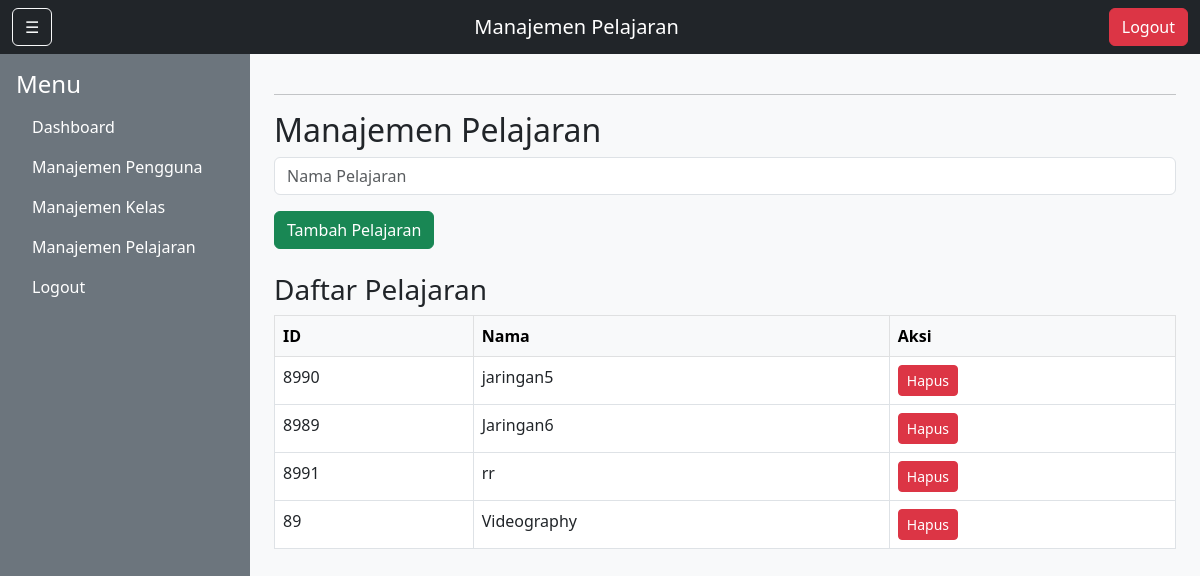
Page /admin/manage_pelajaran.php (signed in) on the committed database.
### tables this page shows
CREATE TABLE `mata_pelajaran` (
  `id` int(11) NOT NULL,
  `nama_pelajaran` varchar(50) NOT NULL
);

### admin/manage_pelajaran.php (the view, shortened to what this page needs)
<?php
include '../config/db.php';
$result_pelajaran = mysqli_query($conn, "SELECT * FROM mata_pelajaran");
?>
<!DOCTYPE html>
<html>
<head>
    <link href="https://cdn.jsdelivr.net/npm/bootstrap@5.3.0/dist/css/bootstrap.min.css" rel="stylesheet">
</head>
<body class="bg-light">
<nav class="navbar navbar-dark bg-dark">
    <div class="container-fluid">
        <button class="btn btn-outline-light me-2" id="toggleSidebarBtn">☰</button>
        <span class="navbar-brand mb-0 h1">Manajemen Pelajaran</span>
        <a href="?logout=true" class="btn btn-danger">Logout</a>
    </div>
</nav>
<div class="d-flex">
    <div id="sidebar" class="bg-secondary text-white p-3">
        <h4>Menu</h4>
        <ul class="nav flex-column">
            <li class="nav-item"><a href="dashboard.php" class="nav-link text-white">Dashboard</a></li>
            <li class="nav-item"><a href="manage_users.php" class="nav-link text-white">Manajemen Pengguna</a></li>
            <li class="nav-item"><a href="manage_kelas.php" class="nav-link text-white">Manajemen Kelas</a></li>
            <li class="nav-item"><a href="manage_pelajaran.php" class="nav-link text-white">Manajemen Pelajaran</a></li>
            <li class="nav-item"><a href="?logout=true" class="nav-link text-white">Logout</a></li>
        </ul>
    </div>
    <div class="flex-grow-1 p-4">
        <hr>
        <h2>Manajemen Pelajaran</h2>
        <form method="POST" class="mb-4">
            <div class="mb-3">
                <input type="text" name="nama_pelajaran" class="form-control" placeholder="Nama Pelajaran" required>
            </div>
            <button type="submit" name="add_pelajaran" class="btn btn-success">Tambah Pelajaran</button>
        </form>
        <h3>Daftar Pelajaran</h3>
        <table class="table table-bordered">
            <thead class="table-light">
            <tr><th>ID</th><th>Nama</th><th>Aksi</th></tr>
            </thead>
            <tbody>
            <?php mysqli_data_seek($result_pelajaran, 0); while ($row = mysqli_fetch_assoc($result_pelajaran)) { ?>
            <tr>
                <td><?= $row["id"] ?></td>
                <td><?= $row["nama_pelajaran"] ?></td>
                <td><a href="manage_users.php?delete_pelajaran=<?= $row["id"] ?>" class="btn btn-danger btn-sm" onclick="return confirm('Hapus pelajaran ini?')">Hapus</a></td>
            </tr>
            <?php } ?>
            </tbody>
        </table>
    </div>
</div>
</body>
</html>

### admin/manage_pelajaran.php (style rules this page uses)
#sidebar { width: 250px; min-height: 100vh; }

### rows in the picture
mata_pelajaran: id "8990", nama_pelajaran "jaringan5"
mata_pelajaran: id "8989", nama_pelajaran "Jaringan6"
mata_pelajaran: id "8991", nama_pelajaran "rr"
mata_pelajaran: id "89", nama_pelajaran "Videography"
